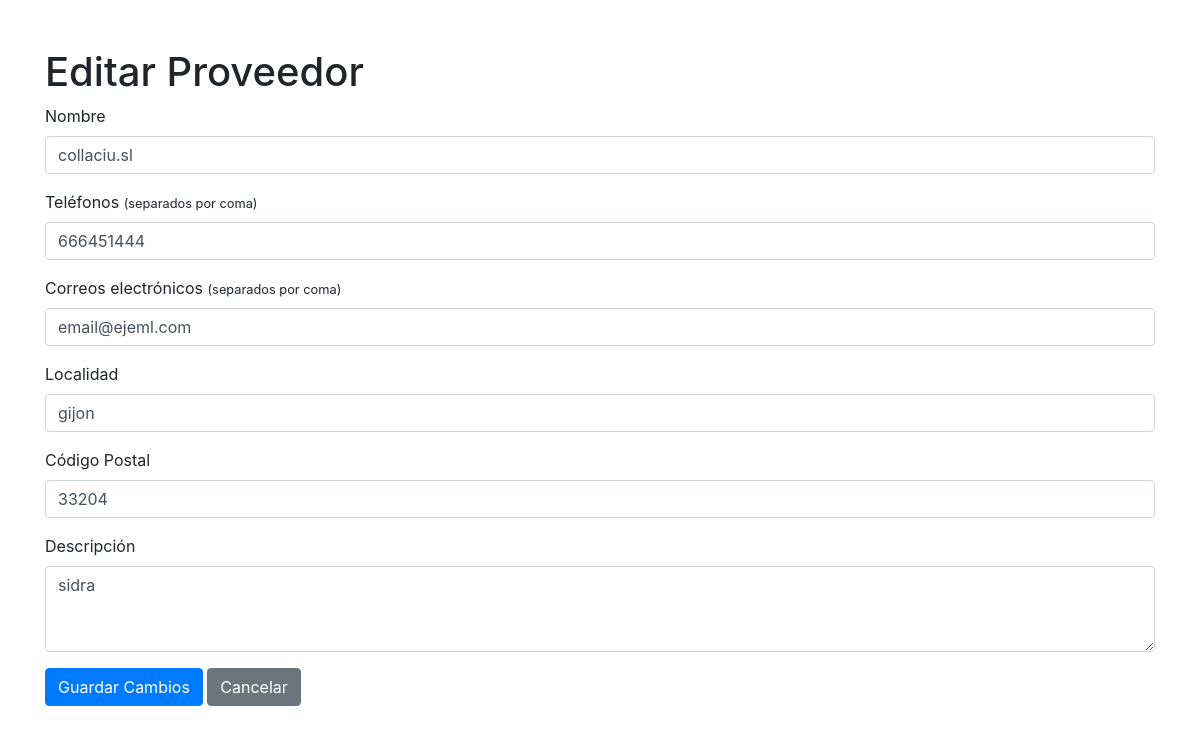
/proveedor/editar/1, run on the app's committed database.
### app.py (models this page shows)
class Proveedor(db.Model):
    __tablename__ = 'proveedores'
    id = db.Column(db.Integer, primary_key=True)
    nombre = db.Column(db.String(100), nullable=False)
    telefonos = db.Column(db.Text, nullable=True)  # Separados por coma
    correos = db.Column(db.Text, nullable=True)    # Separados por coma
    localidad = db.Column(db.String(100), nullable=True)
    codigo_postal = db.Column(db.String(20), nullable=True)
    descripcion = db.Column(db.Text, nullable=True)

### app.py (the view, shortened to what this page needs)
@app.route('/proveedor/editar/<int:id>', methods=['GET', 'POST'])
def editar_proveedor(id):
    proveedor = Proveedor.query.get_or_404(id)
    return render_template('editar_proveedor.html', proveedor=proveedor)

### templates/editar_proveedor.html (shortened to what this page needs)
<!DOCTYPE html>
<html lang="es">
<head>
    <link rel="stylesheet" href="https://stackpath.bootstrapcdn.com/bootstrap/4.5.2/css/bootstrap.min.css">
</head>
<body>
    <div class="container mt-5">
        <h1>Editar Proveedor</h1>
        <form action="{{ url_for('editar_proveedor', id=proveedor.id) }}" method="POST">
            <div class="form-group">
                <label for="nombre">Nombre</label>
                <input type="text" class="form-control" id="nombre" name="nombre" required value="{{ proveedor.nombre }}">
            </div>
            <div class="form-group">
                <label for="telefonos">Teléfonos <small>(separados por coma)</small></label>
                <input type="text" class="form-control" id="telefonos" name="telefonos" value="{{ proveedor.telefonos }}">
            </div>
            <div class="form-group">
                <label for="correos">Correos electrónicos <small>(separados por coma)</small></label>
                <input type="text" class="form-control" id="correos" name="correos" value="{{ proveedor.correos }}">
            </div>
            <div class="form-group">
                <label for="localidad">Localidad</label>
                <input type="text" class="form-control" id="localidad" name="localidad" value="{{ proveedor.localidad }}">
            </div>
            <div class="form-group">
                <label for="codigo_postal">Código Postal</label>
                <input type="text" class="form-control" id="codigo_postal" name="codigo_postal" value="{{ proveedor.codigo_postal }}">
            </div>
            <div class="form-group">
                <label for="descripcion">Descripción</label>
                <textarea class="form-control" id="descripcion" name="descripcion" rows="3">{{ proveedor.descripcion }}</textarea>
            </div>
            <button type="submit" class="btn btn-primary">Guardar Cambios</button>
            <a href="{{ url_for('ver_proveedores') }}" class="btn btn-secondary">Cancelar</a>
        </form>
    </div>
</body>
</html>

### data on the page
Proveedor: nombre "collaciu.sl", telefonos "666451444", correos "email@ejeml.com", localidad "gijon", codigo_postal "33204", descripcion "sidra"
